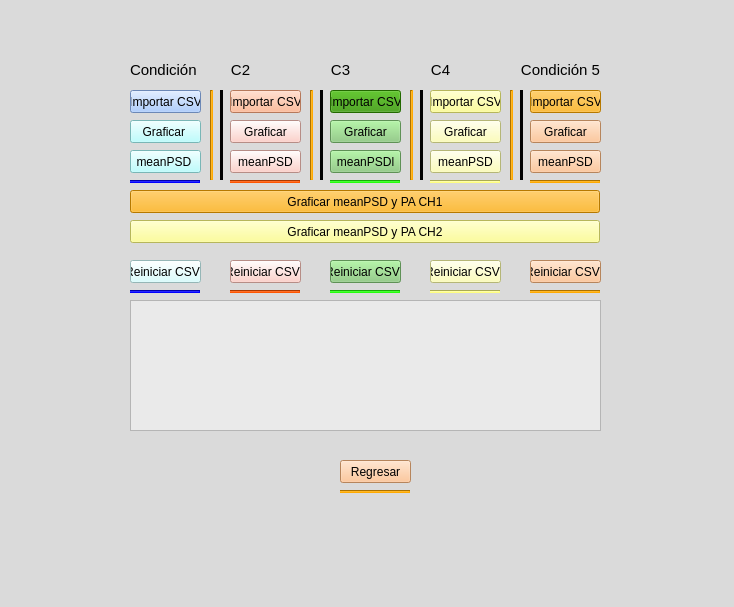
<?xml version="1.0" encoding="UTF-8"?>
<ui version="4.0">
 <class>cinco</class>
 <widget class="QMainWindow" name="cinco">
  <property name="geometry">
   <rect>
    <x>0</x>
    <y>0</y>
    <width>734</width>
    <height>607</height>
   </rect>
  </property>
  <property name="windowTitle">
   <string>MainWindow</string>
  </property>
  <property name="styleSheet">
   <string notr="true">background-color: rgb(218, 218, 218);</string>
  </property>
  <widget class="QWidget" name="centralwidget">
   <widget class="QPushButton" name="boton6_3">
    <property name="geometry">
     <rect>
      <x>530</x>
      <y>260</y>
      <width>71</width>
      <height>23</height>
     </rect>
    </property>
    <property name="styleSheet">
     <string notr="true">background-color: rgb(255, 186, 129);</string>
    </property>
    <property name="text">
     <string>Reiniciar CSVs</string>
    </property>
   </widget>
   <widget class="Line" name="line_18">
    <property name="geometry">
     <rect>
      <x>520</x>
      <y>90</y>
      <width>3</width>
      <height>90</height>
     </rect>
    </property>
    <property name="styleSheet">
     <string notr="true">background-color: rgb(0, 0, 0);</string>
    </property>
    <property name="orientation">
     <enum>Qt::Vertical</enum>
    </property>
   </widget>
   <widget class="Line" name="line_17">
    <property name="geometry">
     <rect>
      <x>420</x>
      <y>90</y>
      <width>3</width>
      <height>90</height>
     </rect>
    </property>
    <property name="styleSheet">
     <string notr="true">background-color: rgb(0, 0, 0);</string>
    </property>
    <property name="orientation">
     <enum>Qt::Vertical</enum>
    </property>
   </widget>
   <widget class="QPushButton" name="boton6_1">
    <property name="geometry">
     <rect>
      <x>530</x>
      <y>120</y>
      <width>71</width>
      <height>23</height>
     </rect>
    </property>
    <property name="styleSheet">
     <string notr="true">background-color: rgb(255, 186, 129);</string>
    </property>
    <property name="text">
     <string>Graficar</string>
    </property>
   </widget>
   <widget class="Line" name="line_4">
    <property name="geometry">
     <rect>
      <x>130</x>
      <y>290</y>
      <width>70</width>
      <height>3</height>
     </rect>
    </property>
    <property name="styleSheet">
     <string notr="true">background-color: rgb(0, 0, 255);</string>
    </property>
    <property name="orientation">
     <enum>Qt::Horizontal</enum>
    </property>
   </widget>
   <widget class="QLabel" name="label">
    <property name="geometry">
     <rect>
      <x>130</x>
      <y>60</y>
      <width>71</width>
      <height>20</height>
     </rect>
    </property>
    <property name="text">
     <string>&lt;html&gt;&lt;head/&gt;&lt;body&gt;&lt;p align=&quot;center&quot;&gt;&lt;span style=&quot; font-size:11pt;&quot;&gt;Condición 1&lt;/span&gt;&lt;/p&gt;&lt;/body&gt;&lt;/html&gt;</string>
    </property>
   </widget>
   <widget class="Line" name="line_3">
    <property name="geometry">
     <rect>
      <x>330</x>
      <y>180</y>
      <width>70</width>
      <height>3</height>
     </rect>
    </property>
    <property name="styleSheet">
     <string notr="true">background-color: rgb(36, 255, 12);</string>
    </property>
    <property name="orientation">
     <enum>Qt::Horizontal</enum>
    </property>
   </widget>
   <widget class="QLabel" name="label_9">
    <property name="geometry">
     <rect>
      <x>520</x>
      <y>60</y>
      <width>81</width>
      <height>20</height>
     </rect>
    </property>
    <property name="text">
     <string>&lt;html&gt;&lt;head/&gt;&lt;body&gt;&lt;p align=&quot;center&quot;&gt;&lt;span style=&quot; font-size:11pt;&quot;&gt;Condición 5&lt;/span&gt;&lt;/p&gt;&lt;/body&gt;&lt;/html&gt;</string>
    </property>
   </widget>
   <widget class="QPushButton" name="boton5_3">
    <property name="geometry">
     <rect>
      <x>430</x>
      <y>260</y>
      <width>71</width>
      <height>23</height>
     </rect>
    </property>
    <property name="styleSheet">
     <string notr="true">background-color: rgb(254, 255, 167);</string>
    </property>
    <property name="text">
     <string>Reiniciar CSVs</string>
    </property>
   </widget>
   <widget class="Line" name="line_10">
    <property name="geometry">
     <rect>
      <x>430</x>
      <y>290</y>
      <width>70</width>
      <height>3</height>
     </rect>
    </property>
    <property name="styleSheet">
     <string notr="true">background-color: rgb(255, 255, 127);</string>
    </property>
    <property name="orientation">
     <enum>Qt::Horizontal</enum>
    </property>
   </widget>
   <widget class="QPushButton" name="boton4">
    <property name="geometry">
     <rect>
      <x>330</x>
      <y>90</y>
      <width>71</width>
      <height>23</height>
     </rect>
    </property>
    <property name="styleSheet">
     <string notr="true">background-color: rgb(49, 147, 0);</string>
    </property>
    <property name="text">
     <string>Importar CSV</string>
    </property>
   </widget>
   <widget class="Line" name="line_9">
    <property name="geometry">
     <rect>
      <x>530</x>
      <y>180</y>
      <width>70</width>
      <height>3</height>
     </rect>
    </property>
    <property name="styleSheet">
     <string notr="true">background-color: rgb(255, 170, 0);</string>
    </property>
    <property name="orientation">
     <enum>Qt::Horizontal</enum>
    </property>
   </widget>
   <widget class="Line" name="line_5">
    <property name="geometry">
     <rect>
      <x>230</x>
      <y>290</y>
      <width>70</width>
      <height>3</height>
     </rect>
    </property>
    <property name="styleSheet">
     <string notr="true">background-color: rgb(255, 85, 0);</string>
    </property>
    <property name="orientation">
     <enum>Qt::Horizontal</enum>
    </property>
   </widget>
   <widget class="Line" name="line_6">
    <property name="geometry">
     <rect>
      <x>330</x>
      <y>290</y>
      <width>70</width>
      <height>3</height>
     </rect>
    </property>
    <property name="styleSheet">
     <string notr="true">background-color: rgb(36, 255, 12);</string>
    </property>
    <property name="orientation">
     <enum>Qt::Horizontal</enum>
    </property>
   </widget>
   <widget class="QPushButton" name="boton1_1">
    <property name="geometry">
     <rect>
      <x>130</x>
      <y>120</y>
      <width>71</width>
      <height>23</height>
     </rect>
    </property>
    <property name="styleSheet">
     <string notr="true">background-color: rgb(170, 255, 255);</string>
    </property>
    <property name="text">
     <string>Graficar </string>
    </property>
   </widget>
   <widget class="Line" name="line">
    <property name="geometry">
     <rect>
      <x>130</x>
      <y>180</y>
      <width>70</width>
      <height>3</height>
     </rect>
    </property>
    <property name="styleSheet">
     <string notr="true">background-color: rgb(0, 0, 255);</string>
    </property>
    <property name="orientation">
     <enum>Qt::Horizontal</enum>
    </property>
   </widget>
   <widget class="QPushButton" name="boton2_1">
    <property name="geometry">
     <rect>
      <x>130</x>
      <y>220</y>
      <width>470</width>
      <height>23</height>
     </rect>
    </property>
    <property name="styleSheet">
     <string notr="true">background-color: rgb(255, 255, 127);</string>
    </property>
    <property name="text">
     <string>Graficar meanPSD y PA CH2</string>
    </property>
   </widget>
   <widget class="QLabel" name="label_2">
    <property name="geometry">
     <rect>
      <x>230</x>
      <y>60</y>
      <width>21</width>
      <height>20</height>
     </rect>
    </property>
    <property name="text">
     <string>&lt;html&gt;&lt;head/&gt;&lt;body&gt;&lt;p align=&quot;center&quot;&gt;&lt;span style=&quot; font-size:11pt;&quot;&gt;C2&lt;/span&gt;&lt;/p&gt;&lt;/body&gt;&lt;/html&gt;</string>
    </property>
   </widget>
   <widget class="QLabel" name="label_8">
    <property name="geometry">
     <rect>
      <x>430</x>
      <y>60</y>
      <width>21</width>
      <height>20</height>
     </rect>
    </property>
    <property name="text">
     <string>&lt;html&gt;&lt;head/&gt;&lt;body&gt;&lt;p align=&quot;center&quot;&gt;&lt;span style=&quot; font-size:11pt;&quot;&gt;C4&lt;/span&gt;&lt;/p&gt;&lt;/body&gt;&lt;/html&gt;</string>
    </property>
   </widget>
   <widget class="QPushButton" name="boton1">
    <property name="geometry">
     <rect>
      <x>130</x>
      <y>90</y>
      <width>71</width>
      <height>23</height>
     </rect>
    </property>
    <property name="styleSheet">
     <string notr="true">background-color: rgb(151, 191, 255);</string>
    </property>
    <property name="text">
     <string>Importar CSV</string>
    </property>
   </widget>
   <widget class="QLabel" name="label_3">
    <property name="geometry">
     <rect>
      <x>330</x>
      <y>60</y>
      <width>21</width>
      <height>20</height>
     </rect>
    </property>
    <property name="text">
     <string>&lt;html&gt;&lt;head/&gt;&lt;body&gt;&lt;p align=&quot;center&quot;&gt;&lt;span style=&quot; font-size:11pt;&quot;&gt;C3&lt;/span&gt;&lt;/p&gt;&lt;/body&gt;&lt;/html&gt;</string>
    </property>
   </widget>
   <widget class="Line" name="line_11">
    <property name="geometry">
     <rect>
      <x>410</x>
      <y>90</y>
      <width>3</width>
      <height>90</height>
     </rect>
    </property>
    <property name="styleSheet">
     <string notr="true">background-color: rgb(255, 170, 0);</string>
    </property>
    <property name="orientation">
     <enum>Qt::Vertical</enum>
    </property>
   </widget>
   <widget class="QPushButton" name="boton4_3">
    <property name="geometry">
     <rect>
      <x>330</x>
      <y>260</y>
      <width>71</width>
      <height>23</height>
     </rect>
    </property>
    <property name="styleSheet">
     <string notr="true">background-color: rgb(133, 203, 120);</string>
    </property>
    <property name="text">
     <string>Reiniciar CSVs</string>
    </property>
   </widget>
   <widget class="QPushButton" name="boton6">
    <property name="geometry">
     <rect>
      <x>530</x>
      <y>90</y>
      <width>71</width>
      <height>23</height>
     </rect>
    </property>
    <property name="styleSheet">
     <string notr="true">background-color: rgb(255, 170, 0);</string>
    </property>
    <property name="text">
     <string>Importar CSV</string>
    </property>
   </widget>
   <widget class="QPushButton" name="boton1_3">
    <property name="geometry">
     <rect>
      <x>130</x>
      <y>260</y>
      <width>71</width>
      <height>23</height>
     </rect>
    </property>
    <property name="styleSheet">
     <string notr="true">background-color: rgb(208, 255, 255);</string>
    </property>
    <property name="text">
     <string>Reiniciar CSVs</string>
    </property>
   </widget>
   <widget class="Line" name="line_12">
    <property name="geometry">
     <rect>
      <x>210</x>
      <y>90</y>
      <width>3</width>
      <height>90</height>
     </rect>
    </property>
    <property name="styleSheet">
     <string notr="true">background-color: rgb(255, 170, 0);</string>
    </property>
    <property name="orientation">
     <enum>Qt::Vertical</enum>
    </property>
   </widget>
   <widget class="QPushButton" name="boton5_1">
    <property name="geometry">
     <rect>
      <x>430</x>
      <y>120</y>
      <width>71</width>
      <height>23</height>
     </rect>
    </property>
    <property name="styleSheet">
     <string notr="true">background-color: rgb(254, 255, 167);</string>
    </property>
    <property name="text">
     <string>Graficar</string>
    </property>
   </widget>
   <widget class="QPushButton" name="boton3_3">
    <property name="geometry">
     <rect>
      <x>230</x>
      <y>260</y>
      <width>71</width>
      <height>23</height>
     </rect>
    </property>
    <property name="styleSheet">
     <string notr="true">background-color: rgb(255, 197, 187);</string>
    </property>
    <property name="text">
     <string>Reiniciar CSVs</string>
    </property>
   </widget>
   <widget class="Line" name="line_13">
    <property name="geometry">
     <rect>
      <x>220</x>
      <y>90</y>
      <width>3</width>
      <height>90</height>
     </rect>
    </property>
    <property name="styleSheet">
     <string notr="true">background-color: rgb(0, 0, 0);</string>
    </property>
    <property name="orientation">
     <enum>Qt::Vertical</enum>
    </property>
   </widget>
   <widget class="QPushButton" name="boton3_2">
    <property name="geometry">
     <rect>
      <x>230</x>
      <y>150</y>
      <width>71</width>
      <height>23</height>
     </rect>
    </property>
    <property name="styleSheet">
     <string notr="true">background-color: rgb(255, 197, 187);</string>
    </property>
    <property name="text">
     <string>meanPSD</string>
    </property>
   </widget>
   <widget class="QPushButton" name="boton1_2">
    <property name="geometry">
     <rect>
      <x>130</x>
      <y>150</y>
      <width>71</width>
      <height>23</height>
     </rect>
    </property>
    <property name="styleSheet">
     <string notr="true">background-color: rgb(170, 255, 255);</string>
    </property>
    <property name="text">
     <string>meanPSD </string>
    </property>
   </widget>
   <widget class="Line" name="line_2">
    <property name="geometry">
     <rect>
      <x>230</x>
      <y>180</y>
      <width>70</width>
      <height>3</height>
     </rect>
    </property>
    <property name="styleSheet">
     <string notr="true">background-color: rgb(255, 85, 0);</string>
    </property>
    <property name="orientation">
     <enum>Qt::Horizontal</enum>
    </property>
   </widget>
   <widget class="Line" name="line_16">
    <property name="geometry">
     <rect>
      <x>530</x>
      <y>290</y>
      <width>70</width>
      <height>3</height>
     </rect>
    </property>
    <property name="styleSheet">
     <string notr="true">background-color: rgb(255, 170, 0);</string>
    </property>
    <property name="orientation">
     <enum>Qt::Horizontal</enum>
    </property>
   </widget>
   <widget class="Line" name="line_15">
    <property name="geometry">
     <rect>
      <x>320</x>
      <y>90</y>
      <width>3</width>
      <height>90</height>
     </rect>
    </property>
    <property name="styleSheet">
     <string notr="true">background-color: rgb(0, 0, 0);</string>
    </property>
    <property name="orientation">
     <enum>Qt::Vertical</enum>
    </property>
   </widget>
   <widget class="QPushButton" name="boton4_1">
    <property name="geometry">
     <rect>
      <x>330</x>
      <y>120</y>
      <width>71</width>
      <height>23</height>
     </rect>
    </property>
    <property name="styleSheet">
     <string notr="true">background-color: rgb(133, 203, 120);</string>
    </property>
    <property name="text">
     <string>Graficar</string>
    </property>
   </widget>
   <widget class="QPushButton" name="boton3">
    <property name="geometry">
     <rect>
      <x>230</x>
      <y>90</y>
      <width>71</width>
      <height>23</height>
     </rect>
    </property>
    <property name="styleSheet">
     <string notr="true">background-color: rgb(255, 170, 127);</string>
    </property>
    <property name="text">
     <string>Importar CSV</string>
    </property>
   </widget>
   <widget class="QPushButton" name="boton5">
    <property name="geometry">
     <rect>
      <x>430</x>
      <y>90</y>
      <width>71</width>
      <height>23</height>
     </rect>
    </property>
    <property name="styleSheet">
     <string notr="true">background-color: rgb(49, 147, 0);
background-color: rgb(255, 255, 127);</string>
    </property>
    <property name="text">
     <string>Importar CSV</string>
    </property>
   </widget>
   <widget class="QTextEdit" name="resultado">
    <property name="geometry">
     <rect>
      <x>130</x>
      <y>300</y>
      <width>471</width>
      <height>131</height>
     </rect>
    </property>
    <property name="styleSheet">
     <string notr="true">background-color: rgb(234, 234, 234);</string>
    </property>
   </widget>
   <widget class="Line" name="line_7">
    <property name="geometry">
     <rect>
      <x>430</x>
      <y>180</y>
      <width>70</width>
      <height>3</height>
     </rect>
    </property>
    <property name="styleSheet">
     <string notr="true">background-color: rgb(255, 255, 127);</string>
    </property>
    <property name="orientation">
     <enum>Qt::Horizontal</enum>
    </property>
   </widget>
   <widget class="Line" name="line_8">
    <property name="geometry">
     <rect>
      <x>310</x>
      <y>90</y>
      <width>3</width>
      <height>90</height>
     </rect>
    </property>
    <property name="styleSheet">
     <string notr="true">background-color: rgb(255, 170, 0);</string>
    </property>
    <property name="orientation">
     <enum>Qt::Vertical</enum>
    </property>
   </widget>
   <widget class="Line" name="line_14">
    <property name="geometry">
     <rect>
      <x>510</x>
      <y>90</y>
      <width>3</width>
      <height>90</height>
     </rect>
    </property>
    <property name="styleSheet">
     <string notr="true">background-color: rgb(255, 170, 0);</string>
    </property>
    <property name="orientation">
     <enum>Qt::Vertical</enum>
    </property>
   </widget>
   <widget class="QPushButton" name="boton4_2">
    <property name="geometry">
     <rect>
      <x>330</x>
      <y>150</y>
      <width>71</width>
      <height>23</height>
     </rect>
    </property>
    <property name="styleSheet">
     <string notr="true">background-color: rgb(133, 203, 120);</string>
    </property>
    <property name="text">
     <string>meanPSDl</string>
    </property>
   </widget>
   <widget class="QPushButton" name="boton2">
    <property name="geometry">
     <rect>
      <x>130</x>
      <y>190</y>
      <width>470</width>
      <height>23</height>
     </rect>
    </property>
    <property name="styleSheet">
     <string notr="true">background-color: rgb(255, 170, 0);</string>
    </property>
    <property name="text">
     <string>Graficar meanPSD y PA CH1</string>
    </property>
   </widget>
   <widget class="QPushButton" name="boton6_2">
    <property name="geometry">
     <rect>
      <x>530</x>
      <y>150</y>
      <width>71</width>
      <height>23</height>
     </rect>
    </property>
    <property name="styleSheet">
     <string notr="true">background-color: rgb(255, 186, 129);</string>
    </property>
    <property name="text">
     <string>meanPSD</string>
    </property>
   </widget>
   <widget class="QPushButton" name="boton5_2">
    <property name="geometry">
     <rect>
      <x>430</x>
      <y>150</y>
      <width>71</width>
      <height>23</height>
     </rect>
    </property>
    <property name="styleSheet">
     <string notr="true">background-color: rgb(254, 255, 167);</string>
    </property>
    <property name="text">
     <string>meanPSD</string>
    </property>
   </widget>
   <widget class="QPushButton" name="boton3_1">
    <property name="geometry">
     <rect>
      <x>230</x>
      <y>120</y>
      <width>71</width>
      <height>23</height>
     </rect>
    </property>
    <property name="styleSheet">
     <string notr="true">background-color: rgb(255, 197, 187);</string>
    </property>
    <property name="text">
     <string>Graficar</string>
    </property>
   </widget>
   <widget class="Line" name="line_19">
    <property name="geometry">
     <rect>
      <x>340</x>
      <y>490</y>
      <width>70</width>
      <height>3</height>
     </rect>
    </property>
    <property name="styleSheet">
     <string notr="true">background-color: rgb(255, 170, 0);</string>
    </property>
    <property name="orientation">
     <enum>Qt::Horizontal</enum>
    </property>
   </widget>
   <widget class="QPushButton" name="boton6_4">
    <property name="geometry">
     <rect>
      <x>340</x>
      <y>460</y>
      <width>71</width>
      <height>23</height>
     </rect>
    </property>
    <property name="styleSheet">
     <string notr="true">background-color: rgb(255, 186, 129);</string>
    </property>
    <property name="text">
     <string>Regresar</string>
    </property>
   </widget>
  </widget>
  <widget class="QMenuBar" name="menubar">
   <property name="geometry">
    <rect>
     <x>0</x>
     <y>0</y>
     <width>734</width>
     <height>21</height>
    </rect>
   </property>
  </widget>
  <widget class="QStatusBar" name="statusbar"/>
 </widget>
 <resources/>
 <connections/>
</ui>
